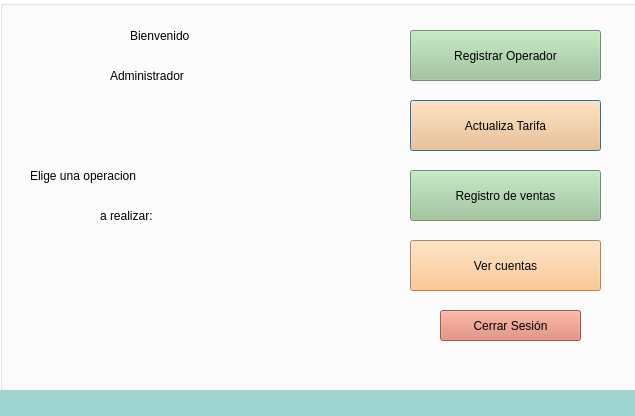
<?xml version="1.0" encoding="UTF-8"?>
<ui version="4.0">
 <class>admin</class>
 <widget class="QDialog" name="admin">
  <property name="geometry">
   <rect>
    <x>0</x>
    <y>0</y>
    <width>635</width>
    <height>416</height>
   </rect>
  </property>
  <property name="windowTitle">
   <string>Dialog</string>
  </property>
  <property name="styleSheet">
   <string notr="true">background-color: rgb(255, 255, 255);</string>
  </property>
  <widget class="QGroupBox" name="groupBox">
   <property name="geometry">
    <rect>
     <x>0</x>
     <y>0</y>
     <width>641</width>
     <height>391</height>
    </rect>
   </property>
   <property name="styleSheet">
    <string notr="true">background-color: rgb(255, 255, 255);</string>
   </property>
   <property name="title">
    <string/>
   </property>
   <property name="alignment">
    <set>Qt::AlignCenter</set>
   </property>
   <widget class="QPushButton" name="Actualizar_tarifa">
    <property name="geometry">
     <rect>
      <x>410</x>
      <y>100</y>
      <width>191</width>
      <height>51</height>
     </rect>
    </property>
    <property name="styleSheet">
     <string notr="true">font: 14pt 75 &quot;Times New Roman&quot;;
hover!pressed:border: 5px solid green;
background-color: #FDBB75;

</string>
    </property>
    <property name="text">
     <string>Actualiza Tarifa</string>
    </property>
   </widget>
   <widget class="QPushButton" name="RegistrodeVentas">
    <property name="geometry">
     <rect>
      <x>410</x>
      <y>170</y>
      <width>191</width>
      <height>51</height>
     </rect>
    </property>
    <property name="styleSheet">
     <string notr="true">font: 14pt 75 &quot;Times New Roman&quot;;
hover!pressed:border: 5px solid green;
background-color: #9BC499;

</string>
    </property>
    <property name="text">
     <string>Registro de ventas</string>
    </property>
   </widget>
   <widget class="QPushButton" name="CerrarSesion">
    <property name="geometry">
     <rect>
      <x>440</x>
      <y>310</y>
      <width>141</width>
      <height>31</height>
     </rect>
    </property>
    <property name="styleSheet">
     <string notr="true">font: 14pt 75 &quot;Times New Roman&quot;;
hover!pressed:border: 5px solid green;
background-color:#DB7B65;

</string>
    </property>
    <property name="text">
     <string>Cerrar Sesión</string>
    </property>
   </widget>
   <widget class="QPushButton" name="Registrar_operador">
    <property name="geometry">
     <rect>
      <x>410</x>
      <y>30</y>
      <width>191</width>
      <height>51</height>
     </rect>
    </property>
    <property name="styleSheet">
     <string notr="true">font: 14pt 75 &quot;Times New Roman&quot;;
hover!pressed:border: 5px solid green;
background-color: #9BC499;

</string>
    </property>
    <property name="text">
     <string>Registrar Operador</string>
    </property>
   </widget>
   <widget class="QPushButton" name="Ver_cuentas">
    <property name="geometry">
     <rect>
      <x>410</x>
      <y>240</y>
      <width>191</width>
      <height>51</height>
     </rect>
    </property>
    <property name="styleSheet">
     <string notr="true">font: 14pt 75 &quot;Times New Roman&quot;;
hover!pressed:border: 5px solid green;
background-color: #FDBB75;
</string>
    </property>
    <property name="text">
     <string>Ver cuentas</string>
    </property>
   </widget>
   <widget class="QLabel" name="Bienvenido">
    <property name="geometry">
     <rect>
      <x>130</x>
      <y>10</y>
      <width>191</width>
      <height>51</height>
     </rect>
    </property>
    <property name="styleSheet">
     <string notr="true">font: 24pt &quot;Segoe Print&quot;;
background: transparent;</string>
    </property>
    <property name="text">
     <string>Bienvenido </string>
    </property>
   </widget>
   <widget class="QLabel" name="Administrador">
    <property name="geometry">
     <rect>
      <x>110</x>
      <y>50</y>
      <width>251</width>
      <height>51</height>
     </rect>
    </property>
    <property name="styleSheet">
     <string notr="true">font: 24pt &quot;Segoe Print&quot;;
background: transparent;</string>
    </property>
    <property name="text">
     <string>Administrador </string>
    </property>
   </widget>
   <widget class="QLabel" name="Eligeunaoperacion">
    <property name="geometry">
     <rect>
      <x>30</x>
      <y>150</y>
      <width>321</width>
      <height>51</height>
     </rect>
    </property>
    <property name="styleSheet">
     <string notr="true">font: 24pt &quot;Segoe Print&quot;;
background: transparent;</string>
    </property>
    <property name="text">
     <string>Elige una operacion</string>
    </property>
   </widget>
   <widget class="QLabel" name="a_realizar">
    <property name="geometry">
     <rect>
      <x>100</x>
      <y>190</y>
      <width>161</width>
      <height>51</height>
     </rect>
    </property>
    <property name="styleSheet">
     <string notr="true">font: 24pt &quot;Segoe Print&quot;;
background: transparent;</string>
    </property>
    <property name="text">
     <string>a realizar:</string>
    </property>
   </widget>
   <widget class="QLabel" name="Logo">
    <property name="geometry">
     <rect>
      <x>-10</x>
      <y>0</y>
      <width>111</width>
      <height>111</height>
     </rect>
    </property>
    <property name="styleSheet">
     <string notr="true">background: transparent;</string>
    </property>
    <property name="text">
     <string/>
    </property>
    <property name="pixmap">
     <pixmap resource="Imagenes.qrc">:/Imagenes/Imagenes/Icon_2_0.png</pixmap>
    </property>
   </widget>
  </widget>
  <widget class="QLabel" name="label_3">
   <property name="geometry">
    <rect>
     <x>0</x>
     <y>390</y>
     <width>641</width>
     <height>31</height>
    </rect>
   </property>
   <property name="styleSheet">
    <string notr="true">background-color: #9fd5d1;</string>
   </property>
   <property name="text">
    <string/>
   </property>
  </widget>
 </widget>
 <resources>
  <include location="Imagenes.qrc"/>
 </resources>
 <connections/>
</ui>
